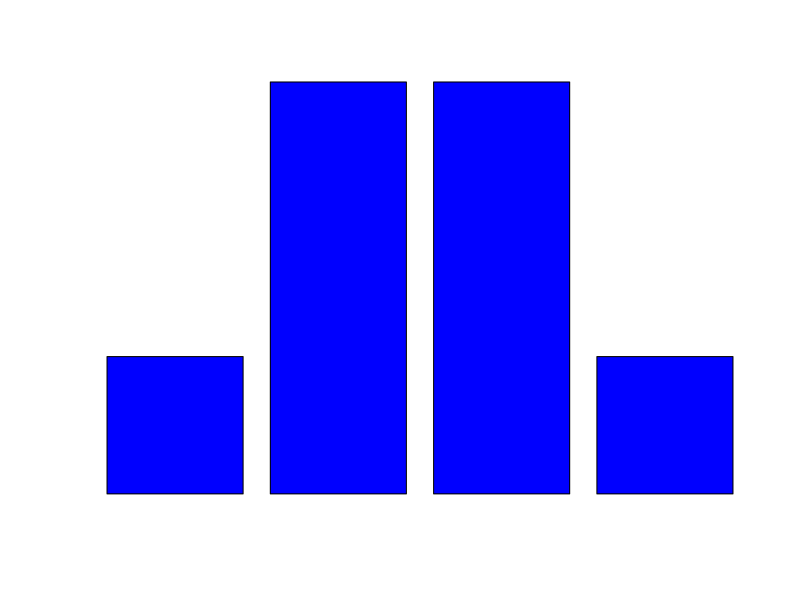
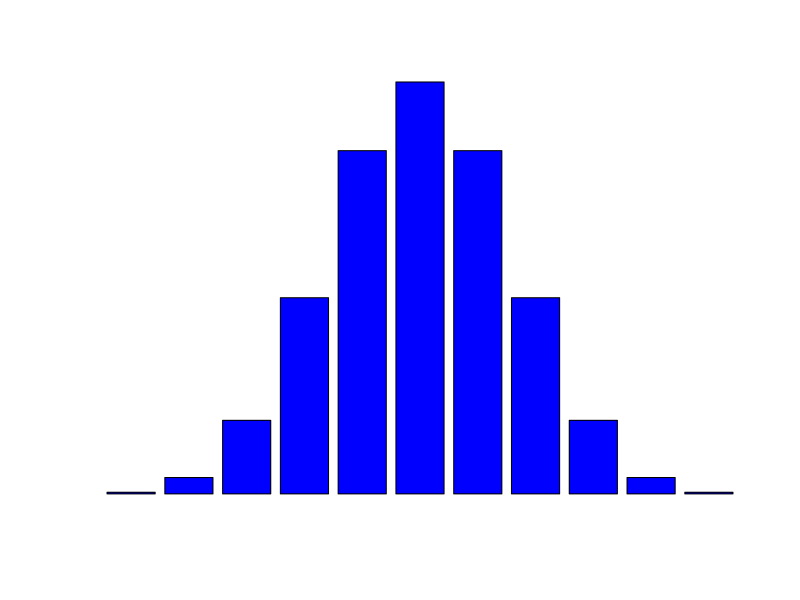
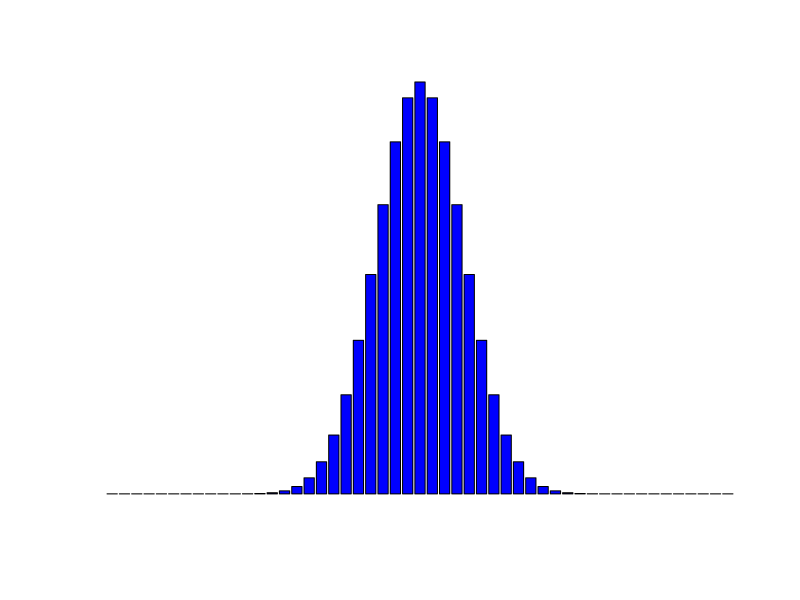
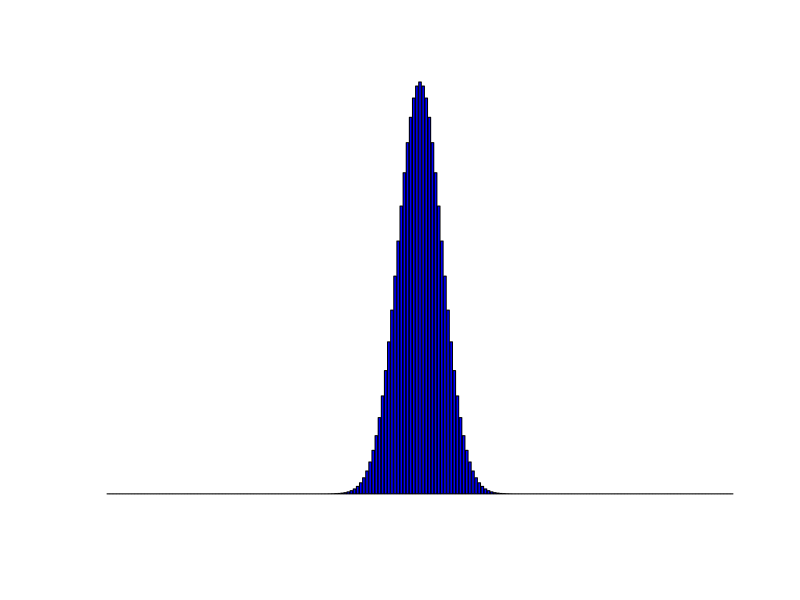
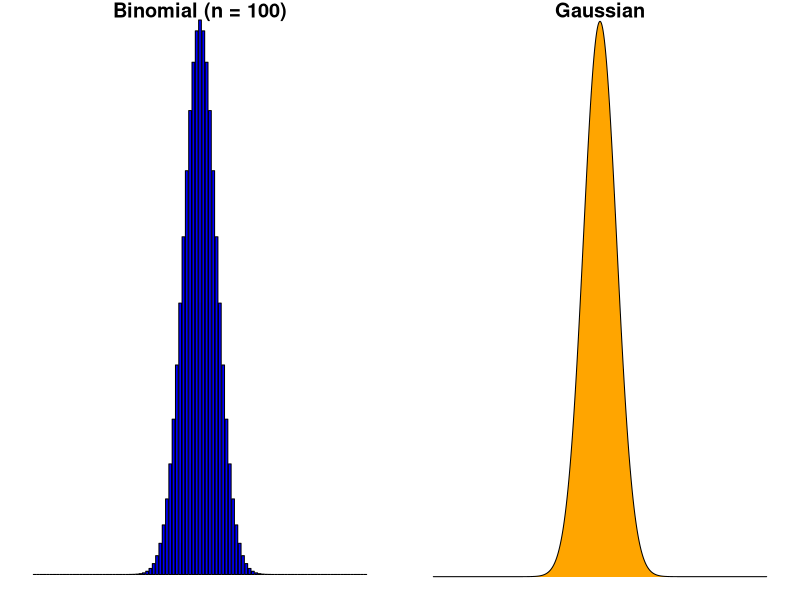
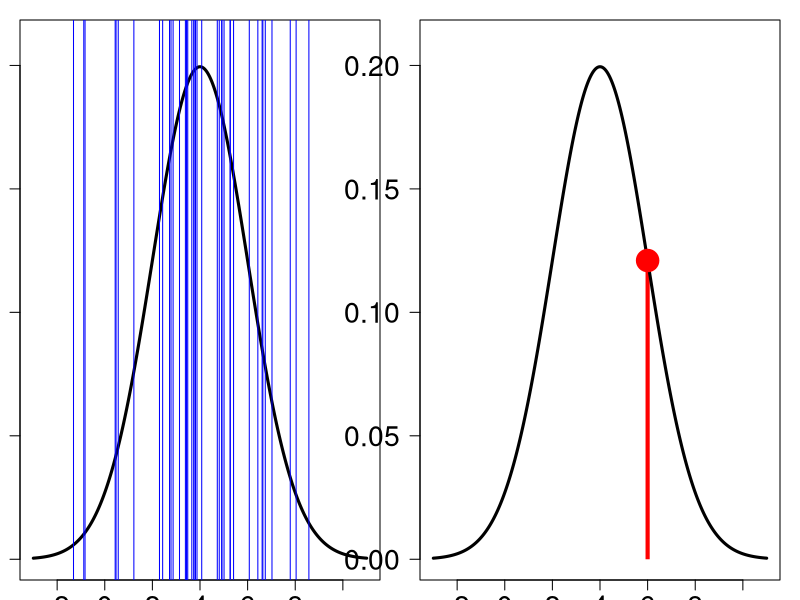
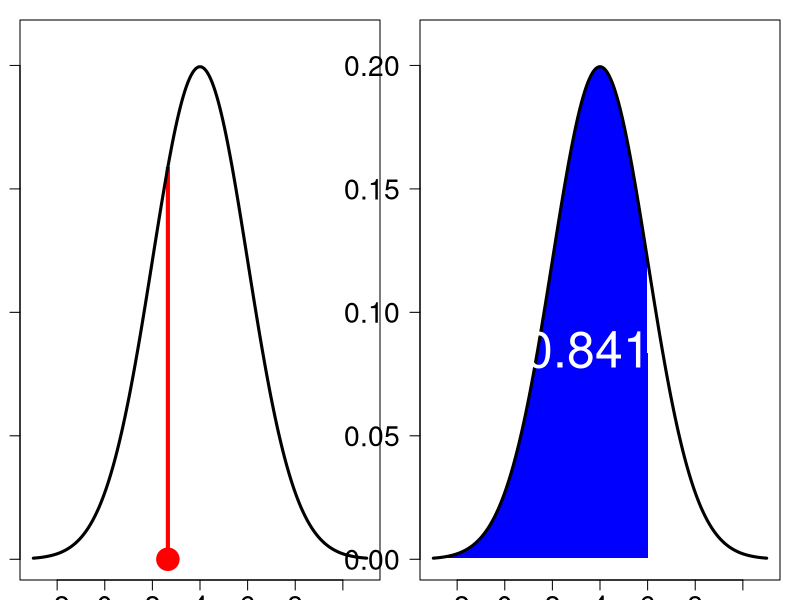

The R script that drew these images, in order:
## ---- chunk 1
knitr::include_graphics("https://upload.wikimedia.org/wikipedia/commons/7/71/Claudius_crop.jpg")
## ---- chunk 2
knitr::include_graphics("https://upload.wikimedia.org/wikipedia/en/3/35/The_Drunkard%27s_Walk.jpg")
## ---- chunk 3
knitr::include_graphics("https://em-content.zobj.net/source/telegram/386/cloud-with-rain_1f327-fe0f.webp")
## ---- chunk 4
knitr::include_graphics("https://em-content.zobj.net/source/telegram/386/cloud-with-rain_1f327-fe0f.webp")
## ---- chunk 5
knitr::include_graphics("https://em-content.zobj.net/source/telegram/386/cloud-with-rain_1f327-fe0f.webp")
## ---- chunk 6
knitr::include_graphics("https://em-content.zobj.net/source/telegram/386/cloud-with-rain_1f327-fe0f.webp")
## ---- chunk 7
knitr::include_graphics("https://em-content.zobj.net/source/telegram/386/cloud-with-rain_1f327-fe0f.webp")
## ---- chunk 8
knitr::include_graphics("https://upload.wikimedia.org/wikipedia/commons/thumb/1/19/Jakob_Bernoulli.jpg/800px-Jakob_Bernoulli.jpg")
## ---- chunk 9
knitr::include_graphics("https://em-content.zobj.net/source/telegram/386/cloud-with-rain_1f327-fe0f.webp")
## ---- chunk 10
knitr::include_graphics("https://em-content.zobj.net/source/telegram/386/cloud-with-rain_1f327-fe0f.webp")
## ---- chunk 11
knitr::include_graphics("https://em-content.zobj.net/source/telegram/386/cloud-with-rain_1f327-fe0f.webp")
## ---- chunk 12
knitr::include_graphics("https://em-content.zobj.net/source/telegram/386/cloud-with-rain_1f327-fe0f.webp")
## ---- chunk 13
barplot(dbinom(0:3,3,0.5), col = "blue", axes = FALSE)
## ---- chunk 14
barplot(dbinom(0:10,10,0.5), col = "blue", axes = FALSE)
## ---- chunk 15
barplot(dbinom(0:50,50,0.5), col = "blue", axes = FALSE)
## ---- chunk 16
barplot(dbinom(0:200,200,0.5), col = "blue", axes = FALSE)
## ---- chunk 17
par(mfrow = c(1,2), mar = c(1,1,1,1))
barplot(dbinom(0:100,100,0.5),
        col = "blue", axes = FALSE, main = "Binomial (n = 100)")

xPoly <- seq(-6,6,l=2000)
yPoly <- dnorm(xPoly)

sel <- which(xPoly >= -6 & xPoly <= 6)
xPolySel <- c(xPoly[sel],xPoly[sel[1]])
yPolySel <- c(yPoly[sel],yPoly[sel[1]])
n <- length(xPolySel)

plot(0,0,type="n",xlim=c(-10,10),ylim=c(0.0125,0.385),
     axes=FALSE, xlab = "", ylab = "", main = "Gaussian")

polygon(xPolySel[n:1],yPolySel,col="orange",border = NA)
curve(dnorm(x),-10,10,n=2000,xlab="",ylab="",add=TRUE)

## ---- chunk 18
knitr::include_graphics("https://upload.wikimedia.org/wikipedia/commons/thumb/e/ec/Carl_Friedrich_Gauss_1840_by_Jensen.jpg/804px-Carl_Friedrich_Gauss_1840_by_Jensen.jpg")
## ---- chunk 19
plot(0,0,type="n",xlim=c(-3,11),ylim=c(0,0.21),
     xlab = "Temperature", ylab = "", las = 1, 
     cex.axis = 1.7, cex.lab = 2.5)

curve(dnorm(x, mean = 4, sd = 2),
      -3,11,n=2000,xlab="",ylab="",
      lwd = 3,add=TRUE)

set.seed(42)

abline(v = rnorm(40, mean = 4, sd = 2), col = "blue")
## ---- chunk 20
dnorm(6, mean = 4, sd = 2)
## ---- chunk 21
plot(0,0,type="n",xlim=c(-3,11),ylim=c(0,0.21),
     xlab = "Temperature", ylab = "", las = 1, 
     cex.axis = 1.7, cex.lab = 2.5)

segments(x0 = 6, x1 = 6,
         y0 = 0, y1 = dnorm(6, mean = 4, sd = 2),
         col = "red", lwd =4, lend = "butt")

curve(dnorm(x, mean = 4, sd = 2),-3,11,
      n=2000,xlab="",ylab="",add=TRUE,
      lwd = 3)

points(6, dnorm(6, mean = 4, sd = 2), pch = 19, col = "red", cex = 3)
## ---- chunk 22
qnorm(0.25, mean = 4, sd = 2)
## ---- chunk 23
plot(0,0,type="n",xlim=c(-3,11),ylim=c(0,0.21),
     xlab = "Temperature", ylab = "", las = 1, 
     cex.axis = 1.7, cex.lab = 2.5)

segments(x0 = qnorm(0.25, mean = 4, sd = 2),
         x1 = qnorm(0.25, mean = 4, sd = 2),
         y0 = 0, y1 = dnorm(qnorm(0.25, mean = 4, sd = 2),
                            mean = 4, sd = 2),
         col = "red", lwd =4, lend = "butt")

curve(dnorm(x, mean = 4, sd = 2),-3,11,
      n=2000,xlab="",ylab="",add=TRUE,
      lwd = 3)

points(qnorm(0.25, mean = 4, sd = 2),
       0, pch = 19, col = "red", cex = 3)
## ---- chunk 24
knitr::include_graphics("https://em-content.zobj.net/source/twitter/348/thermometer_1f321-fe0f.png")
## ---- chunk 25
pnorm(6, mean = 4, sd = 2)
## ---- chunk 26
xPoly <- seq(-3,11,l=2000)
yPoly <- dnorm(xPoly, mean = 4, sd = 2)

sel <- which(xPoly >= -3 & xPoly <= 6)
xPolySel <- c(xPoly[sel],xPoly[sel[1]])
yPolySel <- c(yPoly[sel],yPoly[sel[1]])
n <- length(xPolySel)

plot(0,0,type="n",xlim=c(-3,11),ylim=c(0,0.21),
     xlab = "Temperature", ylab = "", las = 1, 
     cex.axis = 1.7, cex.lab = 2.5)

polygon(-xPolySel+3,yPolySel[n:1],col="blue",border = NA)
curve(dnorm(x, mean = 4, sd = 2),-3,11,
      n=2000,xlab="",ylab="",add=TRUE,
      lwd = 3)

text(3.5, 0.085,
     round(pnorm(6, mean = 4, sd = 2),3),
     col = "white", cex = 3)

